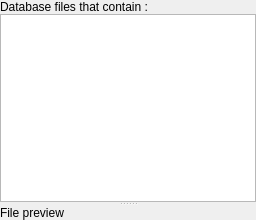
            <widget class="QWidget" name="ContentTab_6">
             <attribute name="title">
              <string>Entry dependencies</string>
             </attribute>
             <layout class="QGridLayout" name="gridLayout_48">
              <property name="leftMargin">
               <number>0</number>
              </property>
              <property name="topMargin">
               <number>0</number>
              </property>
              <property name="rightMargin">
               <number>0</number>
              </property>
              <property name="bottomMargin">
               <number>0</number>
              </property>
              <property name="spacing">
               <number>0</number>
              </property>
              <item row="0" column="0">
               <widget class="MiniSplitter" name="splitter_26">
                <property name="orientation">
                 <enum>Qt::Vertical</enum>
                </property>
                <widget class="QWidget" name="layoutWidget_15">
                 <layout class="QVBoxLayout" name="verticalLayout_40">
                  <property name="spacing">
                   <number>0</number>
                  </property>
                  <item>
                   <widget class="QLabel" name="CommandLabel_6">
                    <property name="text">
                     <string>Database files that contain : </string>
                    </property>
                   </widget>
                  </item>
                  <item>
                   <widget class="QTableView" name="DatabaseFiles_per_BibEntry_4">
                    <property name="alternatingRowColors">
                     <bool>true</bool>
                    </property>
                    <property name="selectionMode">
                     <enum>QAbstractItemView::SingleSelection</enum>
                    </property>
                    <property name="selectionBehavior">
                     <enum>QAbstractItemView::SelectRows</enum>
                    </property>
                    <property name="horizontalScrollMode">
                     <enum>QAbstractItemView::ScrollPerPixel</enum>
                    </property>
                   </widget>
                  </item>
                 </layout>
                </widget>
                <widget class="QWidget" name="verticalLayoutWidget_4">
                 <layout class="QVBoxLayout" name="verticalLayout_41">
                  <property name="spacing">
                   <number>0</number>
                  </property>
                  <item>
                   <widget class="QLabel" name="CitationsLabel_6">
                    <property name="text">
                     <string>File preview</string>
                    </property>
                   </widget>
                  </item>
                 </layout>
                </widget>
               </widget>
              </item>
             </layout>
            </widget>
